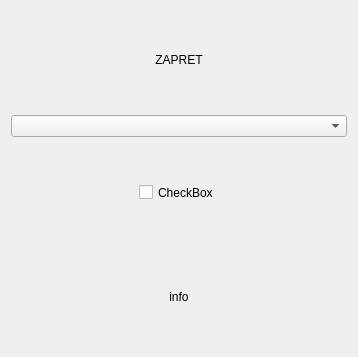
<?xml version="1.0" encoding="UTF-8"?>
<ui version="4.0">
 <class>MainWidget</class>
 <widget class="QWidget" name="MainWidget">
  <property name="geometry">
   <rect>
    <x>0</x>
    <y>0</y>
    <width>358</width>
    <height>357</height>
   </rect>
  </property>
  <property name="windowTitle">
   <string>Form</string>
  </property>
  <layout class="QGridLayout" name="gridLayout">
   <item row="0" column="0">
    <widget class="QLabel" name="label">
     <property name="text">
      <string>ZAPRET</string>
     </property>
     <property name="alignment">
      <set>Qt::AlignmentFlag::AlignCenter</set>
     </property>
    </widget>
   </item>
   <item row="1" column="0">
    <widget class="QComboBox" name="strategyCombo"/>
   </item>
   <item row="2" column="0" alignment="Qt::AlignmentFlag::AlignHCenter">
    <widget class="QToggle" name="switchControl">
     <property name="sizePolicy">
      <sizepolicy hsizetype="Expanding" vsizetype="Preferred">
       <horstretch>0</horstretch>
       <verstretch>0</verstretch>
      </sizepolicy>
     </property>
     <property name="layoutDirection">
      <enum>Qt::LayoutDirection::LeftToRight</enum>
     </property>
     <property name="text">
      <string>CheckBox</string>
     </property>
    </widget>
   </item>
   <item row="3" column="0">
    <widget class="QLabel" name="infoLabel">
     <property name="text">
      <string>info</string>
     </property>
     <property name="alignment">
      <set>Qt::AlignmentFlag::AlignCenter</set>
     </property>
    </widget>
   </item>
  </layout>
 </widget>
 <customwidgets>
  <customwidget>
   <class>QToggle</class>
   <extends>QCheckBox</extends>
   <header>ui.QToggle</header>
  </customwidget>
 </customwidgets>
 <resources/>
 <connections/>
</ui>
